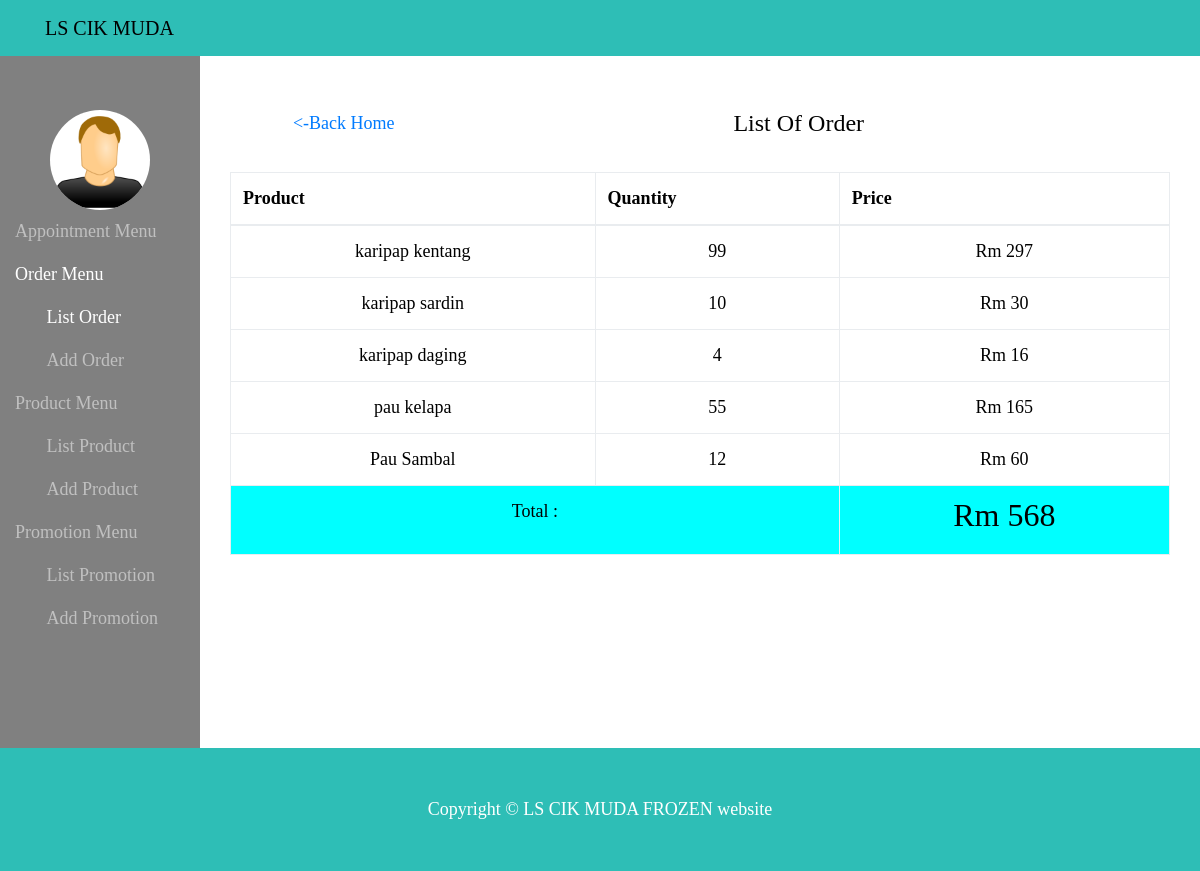
The page /staff/orderuser.php?id=25&nameuser=wawa bte koko (signed in) on the database its author committed.
### tables this page shows
CREATE TABLE IF NOT EXISTS `orderlist` (
  `id` int(3) NOT NULL,
  `orderid` int(3) NOT NULL,
  `name` varchar(50) NOT NULL,
  `productname` varchar(50) NOT NULL,
  `quantity` int(3) NOT NULL,
  `price` int(4) NOT NULL
);

### staff/orderuser.php (the view, shortened to what this page needs)
<?php
include '../connect/dbconfig.php';
?>
<?php
$id = $_GET['id'];
$name = $_GET['nameuser'];
?>
<!DOCTYPE html>
<html lang="en">
<head>
  <link href="../vendor/bootstrap/css/bootstrap.css" rel="stylesheet">
  <link href="../css/shop-homepage.css" rel="stylesheet">
</head>
<body>
  <nav class="navbar navbar-expand-lg navbar-dark bg-dark fixed-top">
    <div class="container">
      <a class="navbar-brand" href="#">LS CIK MUDA</a>
    </div>
  </nav>
  <div class="col-lg-12">
    <div class="row">
      <div class="col-2" style="background-color: gray; ">
        <nav class="navbar-dark">
          <br><br>
          <div style="text-align:center;">
            <img src="../icon/usericon.png" alt="Avatar" style="text-align:center; width:100px; background-color:white; border-radius: 50%;" align="middle">
          </div>
          <div id="navbarResponsive">
            <ul class="navbar-nav ml-auto">
              <li class="nav-item ">
                <a class="nav-link" href="../staff/appointment.php">Appointment Menu</a>
              </li>
              <li class="nav-item active">
                <a class="nav-link" href="../staff/listorder.php">Order Menu</a>
                <ul class="navbar-nav ml-auto">
                  <li  class="nav-item active"><a class="nav-link" href="../staff/listorder.php"> &nbsp;  &nbsp;  &nbsp;  &nbsp;List Order</a></li>
                  <li  class="nav-item "><a class="nav-link" href="../staff/addorder.php"> &nbsp;  &nbsp;  &nbsp;  &nbsp;Add Order</a></li>
                </ul>
              </li>
              <li class="nav-item ">
                <a class="nav-link" href="../staff/listproduct.php">Product Menu</a>
                <ul class="navbar-nav ml-auto">
                  <li  class="nav-item"><a class="nav-link" href="../staff/listproduct.php"> &nbsp;  &nbsp;  &nbsp;  &nbsp;List Product</a></li>
                  <li  class="nav-item"><a class="nav-link" href="../staff/addproduct.php"> &nbsp;  &nbsp;  &nbsp;  &nbsp;Add Product</a></li>
                </ul>
              </li>
              <li class="nav-item ">
                <a class="nav-link" href="../staff/listpromotion.php">Promotion Menu</a>
                <ul class="navbar-nav ml-auto">
                  <li  class="nav-item"><a class="nav-link" href="../staff/listpromotion.php"> &nbsp;  &nbsp;  &nbsp;  &nbsp;List Promotion</a></li>
                  <li  class="nav-item"><a class="nav-link" href="../staff/addpromotion.php"> &nbsp;  &nbsp;  &nbsp;  &nbsp;Add Promotion</a></li>
                  <br><br><br><br>
                </ul>
              </li>
            </ul>
          </div>
        </nav>
      </div>
      <div class="col-10" style="background-color: white; text-align: center;">
        <div class="container">
          <br><br>
          <div class="row col-lg-12">
            <div class="col-lg-3"><a href="../staff/staffhome.php"><-Back Home</a></div><div class="col-lg-9"><h4>List Of Order</h4></div><div class="col-lg-3" style="text-align:right"></div>
          </div>
            <br>
            <table class="table table-bordered">
              <thead>
                <tr>
                  <th>Product</th>
                  <th>Quantity</th>
                  <th>Price</th>
                </tr>
              </thead>
              <tbody>
               <?php
               $sql2="SELECT * FROM orderlist WHERE orderid = '$id' AND name='$name'";
               $result2=mysqli_query($conn,$sql2);
               $total= "SELECT SUM(`price`) AS total FROM orderlist WHERE orderid='$id' AND name='$name'";
               $resulttotal=mysqli_query($conn,$total);
               $row = mysqli_fetch_assoc($resulttotal);
               while ($row2=mysqli_fetch_assoc($result2)) {
                 ?>
                 <tr>
                  <td><?php echo $row2['productname']   ?></td>
                  <td><?php echo $row2['quantity'] ?></td>
                  <td>Rm <?php echo $row2['price']   ?></td>
                </tr>
                <?php
              }
              ?>
              <tr style="background-color:cyan">
                <td colspan="2">Total :</td>
                <td><h2>Rm <?php   echo $row['total'];?></h2></td>
              </tr>
            </tbody>
          </table>
          <br><br><br><br><br><br>
        </div>
      </div>
    </div>
  </div>
  <footer class="py-5 bg-dark">
    <div class="container">
      <p class="m-0 text-center text-white">Copyright &copy; LS CIK MUDA FROZEN website</p>
    </div>
  </footer>
</body>
</html>

### css/shop-homepage.css (style rules this page uses)
body { padding-top: 54px; }
@media (min-width: 992px) { body { padding-top: 56px; } }

### rows shown on the page
orderlist: productname "karipap kentang", quantity "99", price "297"
orderlist: productname "karipap sardin", quantity "10", price "30"
orderlist: productname "karipap daging", quantity "4", price "16"
orderlist: productname "pau kelapa", quantity "55", price "165"
orderlist: productname "Pau Sambal", quantity "12", price "60"

### other values the page prints
$row['total'] "568"
